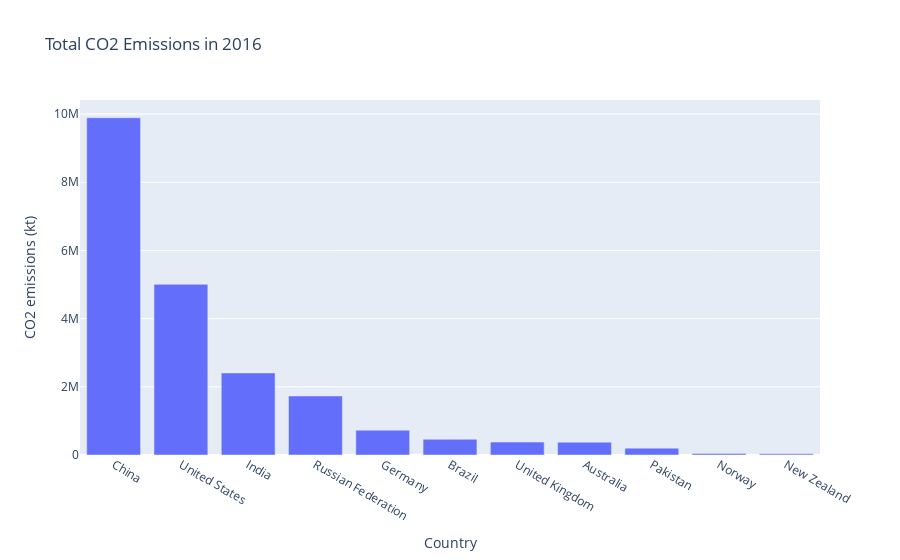

Notebook source saved alongside this figure:
### Code cell
fig = go.Figure(figures[2])
py.iplot(fig)

### Figure 1 — Plotly figure (JSON) as saved in the notebook; plotly's stock layout.template omitted (floating-point values rounded to 4 significant figures)
{"data": [{"type": "bar", "x": ["China", "United States", "India", "Russian Federation", "Germany", "Brazil", "United Kingdom", "Australia", "Pakistan", "Norway", "New Zealand"], "y": [9893000.0, 5006000.0, 2408000.0, 1732000.0, 728000.0, 462300.0, 379000.0, 375900.0, 201100.0, 41020.0, 34380.0]}], "layout": {"title": {"text": "Total CO2 Emissions in 2016"}, "xaxis": {"title": {"text": "Country"}}, "yaxis": {"title": {"text": "CO2 emissions (kt)"}}}}
